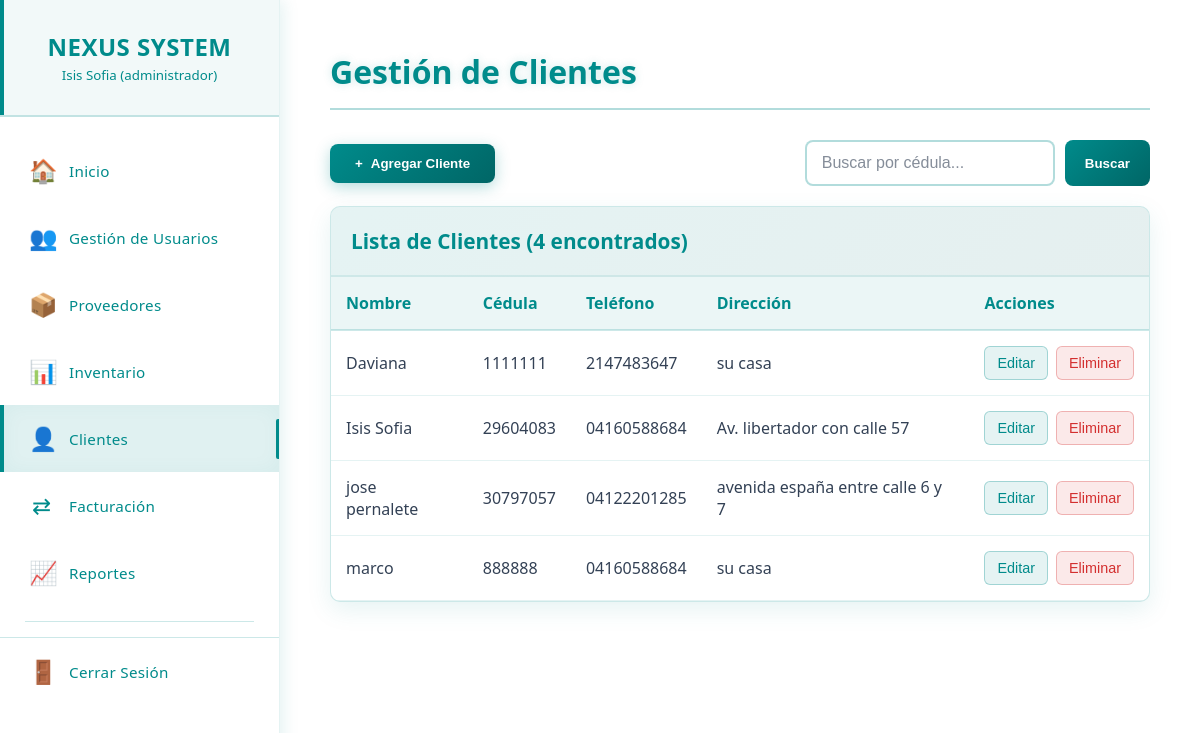
Page /clientes.php (signed in) on the earlier database version.
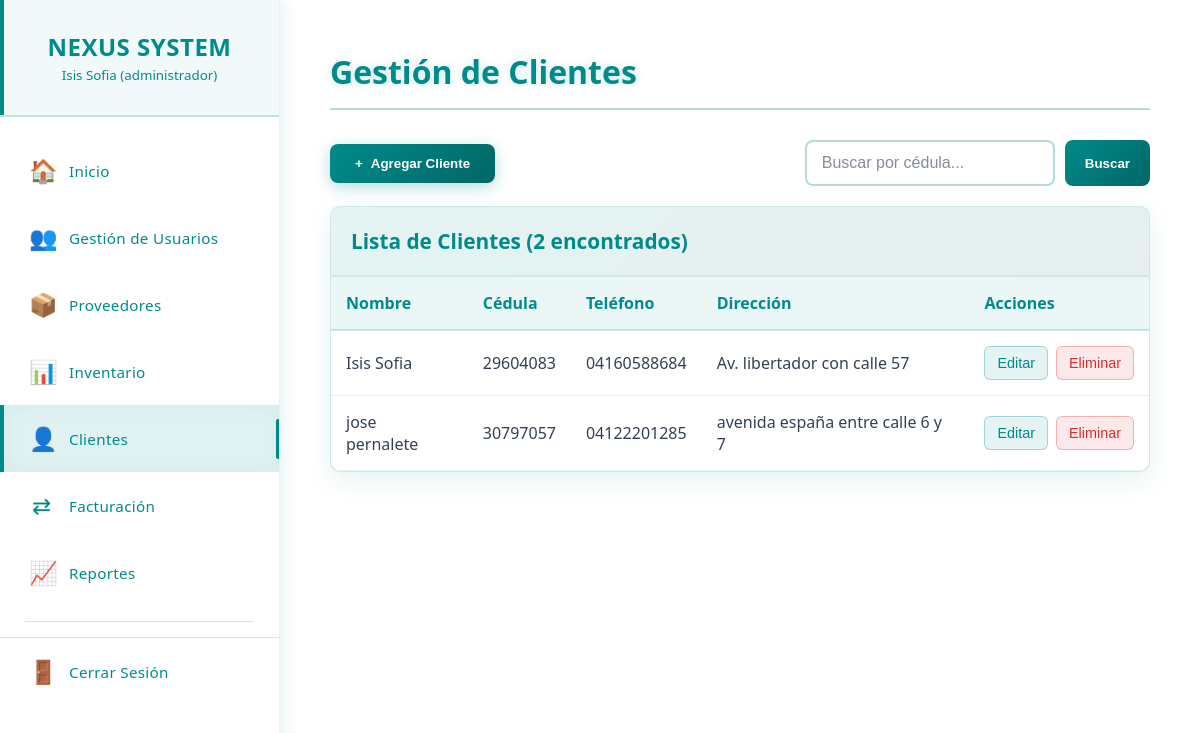
Same page on the later database version.
### tables this page shows
CREATE TABLE `clientes` (
  `id` int(11) NOT NULL,
  `nombre` varchar(255) NOT NULL,
  `cedula` int(8) NOT NULL,
  `telefono` varchar(20) NOT NULL,
  `direccion` text NOT NULL
);

### clientes.php (the view, shortened to what this page needs)
<?php
require_once 'conexion.php';
$busqueda = isset($_GET['busqueda']) ? trim($_GET['busqueda']) : '';
$where = '';
$params = [];
try {
    $sql = "SELECT id, nombre, cedula, telefono, direccion FROM clientes $where ORDER BY nombre";
    $stmt = $pdo->prepare($sql);
    $stmt->execute($params);
    $clientes = $stmt->fetchAll(PDO::FETCH_ASSOC);
    $totalClientes = count($clientes);
} catch (PDOException $e) {
    $clientes = [];
    $totalClientes = 0;
    $error = "Error al cargar los clientes: " . $e->getMessage();
}
require_once 'menu.php';
?>
<!DOCTYPE html>
<html lang="es">
<head>
  <link rel="stylesheet" href="css/clientes.css">
</head>
<body>
<main class="main-content">
  <div class="content-wrapper">
    <div class="page-header">
      <h1 class="page-title">Gestión de Clientes</h1>
    </div>
    <div class="controls-container">
      <button class="btn-agregar" onclick="abrirModalAgregar()">
        <span>+</span> Agregar Cliente
      </button>
      <div class="filtros-container">
        <form method="GET" class="filtros-form">
          <div class="search-container">
            <input type="text" name="busqueda" class="search-input" placeholder="Buscar por cédula..." value="<?= htmlspecialchars($busqueda) ?>">
            <button type="submit" class="btn">Buscar</button>
          </div>
        </form>
      </div>
    </div>
    <div class="users-table">
      <div class="table-header">
        <h3>Lista de Clientes (<?= $totalClientes ?> encontrados)</h3>
      </div>
      <div class="table-container">
        <table>
          <thead>
            <tr>
              <th>Nombre</th>
              <th>Cédula</th>
              <th>Teléfono</th>
              <th>Dirección</th>
              <th>Acciones</th>
            </tr>
          </thead>
          <tbody>
            <?php if (empty($clientes)): ?>
                <tr>
                    <td colspan="5" class="empty-state">No se encontraron clientes</td>
                </tr>
            <?php else: ?>
                <?php foreach ($clientes as $cliente): ?>
                <tr>
                    <td><?= htmlspecialchars($cliente['nombre']) ?></td>
                    <td><?= htmlspecialchars($cliente['cedula']) ?></td>
                    <td><?= htmlspecialchars($cliente['telefono']) ?></td>
                    <td><?= htmlspecialchars($cliente['direccion']) ?></td>
                    <td>
                        <div class="acciones-container">
                            <button class="btn-action btn-editar" onclick="abrirModalEditar(<?= $cliente['id'] ?>, '<?= addslashes($cliente['nombre']) ?>', '<?= addslashes($cliente['telefono']) ?>')">Editar</button>
                            <button class="btn-action btn-eliminar" onclick="confirmarEliminar(<?= $cliente['id'] ?>, '<?= addslashes($cliente['nombre']) ?>')">Eliminar</button>
                        </div>
                    </td>
                </tr>
                <?php endforeach; ?>
            <?php endif; ?>
          </tbody>
        </table>
      </div>
    </div>
  </div>
</main>
</body>
</html>

Differences in the rows shown:
removed clientes: nombre "Daviana", cedula "1111111", telefono "2147483647", direccion "su casa"
removed clientes: nombre "marco", cedula "888888", telefono "04160588684", direccion "su casa"
Other differences:
$totalClientes: "4" → "2"
